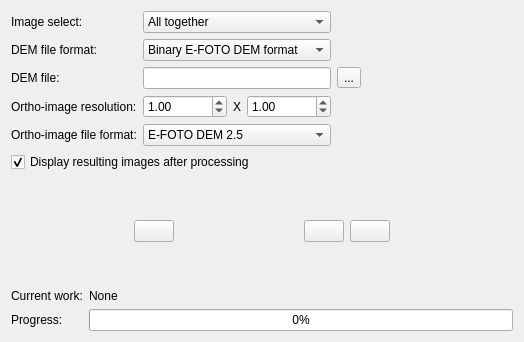
<?xml version="1.0" encoding="UTF-8"?>
<ui version="4.0">
 <class>OrthoForm</class>
 <widget class="QWidget" name="OrthoForm">
  <property name="geometry">
   <rect>
    <x>0</x>
    <y>0</y>
    <width>524</width>
    <height>342</height>
   </rect>
  </property>
  <property name="windowTitle">
   <string>Ortho-rectification</string>
  </property>
  <layout class="QGridLayout" name="gridLayout_5">
   <item row="0" column="0">
    <layout class="QGridLayout" name="gridLayout_4">
     <item row="0" column="0">
      <layout class="QGridLayout" name="gridLayout_3">
       <item row="0" column="0">
        <widget class="QLabel" name="label">
         <property name="text">
          <string>Image select:</string>
         </property>
        </widget>
       </item>
       <item row="0" column="1" colspan="3">
        <widget class="QComboBox" name="comboBox">
         <item>
          <property name="text">
           <string>All together</string>
          </property>
         </item>
         <item>
          <property name="text">
           <string>All individually</string>
          </property>
         </item>
        </widget>
       </item>
       <item row="0" column="4">
        <spacer name="horizontalSpacer">
         <property name="orientation">
          <enum>Qt::Horizontal</enum>
         </property>
         <property name="sizeHint" stdset="0">
          <size>
           <width>40</width>
           <height>20</height>
          </size>
         </property>
        </spacer>
       </item>
       <item row="1" column="0">
        <widget class="QLabel" name="label_30">
         <property name="text">
          <string>DEM file format:</string>
         </property>
        </widget>
       </item>
       <item row="1" column="1" colspan="3">
        <widget class="QComboBox" name="comboBox2">
         <property name="currentIndex">
          <number>0</number>
         </property>
         <item>
          <property name="text">
           <string>Binary E-FOTO DEM format</string>
          </property>
         </item>
         <item>
          <property name="text">
           <string>ASCII 3D points</string>
          </property>
         </item>
        </widget>
       </item>
       <item row="1" column="4">
        <spacer name="horizontalSpacer_2">
         <property name="orientation">
          <enum>Qt::Horizontal</enum>
         </property>
         <property name="sizeHint" stdset="0">
          <size>
           <width>40</width>
           <height>20</height>
          </size>
         </property>
        </spacer>
       </item>
       <item row="2" column="0">
        <widget class="QLabel" name="label_2">
         <property name="text">
          <string>DEM file:</string>
         </property>
        </widget>
       </item>
       <item row="2" column="1" colspan="3">
        <widget class="QLineEdit" name="lineEdit">
         <property name="readOnly">
          <bool>true</bool>
         </property>
        </widget>
       </item>
       <item row="2" column="4">
        <widget class="QToolButton" name="loadDemButton">
         <property name="toolTip">
          <string>Load DEM</string>
         </property>
         <property name="text">
          <string>...</string>
         </property>
        </widget>
       </item>
       <item row="2" column="5">
        <spacer name="horizontalSpacer_3">
         <property name="orientation">
          <enum>Qt::Horizontal</enum>
         </property>
         <property name="sizeHint" stdset="0">
          <size>
           <width>40</width>
           <height>20</height>
          </size>
         </property>
        </spacer>
       </item>
       <item row="3" column="0">
        <widget class="QLabel" name="label_4">
         <property name="text">
          <string>Ortho-image resolution:</string>
         </property>
        </widget>
       </item>
       <item row="3" column="1">
        <widget class="QDoubleSpinBox" name="doubleSpinBox1">
         <property name="minimum">
          <double>0.010000000000000</double>
         </property>
         <property name="maximum">
          <double>1000000.000000000000000</double>
         </property>
         <property name="value">
          <double>1.000000000000000</double>
         </property>
        </widget>
       </item>
       <item row="3" column="2">
        <widget class="QLabel" name="label_5">
         <property name="text">
          <string>X</string>
         </property>
         <property name="alignment">
          <set>Qt::AlignCenter</set>
         </property>
        </widget>
       </item>
       <item row="3" column="3">
        <widget class="QDoubleSpinBox" name="doubleSpinBox2">
         <property name="minimum">
          <double>0.010000000000000</double>
         </property>
         <property name="maximum">
          <double>1000000.000000000000000</double>
         </property>
         <property name="value">
          <double>1.000000000000000</double>
         </property>
        </widget>
       </item>
       <item row="3" column="4">
        <spacer name="horizontalSpacer_7">
         <property name="orientation">
          <enum>Qt::Horizontal</enum>
         </property>
         <property name="sizeHint" stdset="0">
          <size>
           <width>40</width>
           <height>20</height>
          </size>
         </property>
        </spacer>
       </item>
       <item row="4" column="0">
        <widget class="QLabel" name="label_6">
         <property name="text">
          <string>Ortho-image file format:</string>
         </property>
        </widget>
       </item>
       <item row="4" column="1" colspan="3">
        <widget class="QComboBox" name="comboBox3">
         <item>
          <property name="text">
           <string>E-FOTO DEM 2.5</string>
          </property>
         </item>
        </widget>
       </item>
      </layout>
     </item>
     <item row="1" column="0">
      <widget class="QCheckBox" name="checkBox">
       <property name="text">
        <string>Display resulting images after processing</string>
       </property>
       <property name="checked">
        <bool>true</bool>
       </property>
      </widget>
     </item>
     <item row="2" column="0">
      <spacer name="verticalSpacer">
       <property name="orientation">
        <enum>Qt::Vertical</enum>
       </property>
       <property name="sizeHint" stdset="0">
        <size>
         <width>17</width>
         <height>13</height>
        </size>
       </property>
      </spacer>
     </item>
     <item row="3" column="0">
      <layout class="QGridLayout" name="gridLayout_2">
       <item row="0" column="0">
        <spacer name="horizontalSpacer_5">
         <property name="orientation">
          <enum>Qt::Horizontal</enum>
         </property>
         <property name="sizeHint" stdset="0">
          <size>
           <width>40</width>
           <height>20</height>
          </size>
         </property>
        </spacer>
       </item>
       <item row="0" column="1">
        <widget class="QPushButton" name="orthoButton">
         <property name="toolTip">
          <string>Run ortho-rectification</string>
         </property>
         <property name="text">
          <string/>
         </property>
         <property name="icon">
          <iconset resource="../resource/resource.qrc">
           <normaloff>:/icon/ortho.png</normaloff>:/icon/ortho.png</iconset>
         </property>
         <property name="iconSize">
          <size>
           <width>30</width>
           <height>30</height>
          </size>
         </property>
        </widget>
       </item>
       <item row="0" column="2">
        <spacer name="horizontalSpacer_4">
         <property name="orientation">
          <enum>Qt::Horizontal</enum>
         </property>
         <property name="sizeHint" stdset="0">
          <size>
           <width>40</width>
           <height>20</height>
          </size>
         </property>
        </spacer>
       </item>
       <item row="0" column="3">
        <widget class="QPushButton" name="abortButton">
         <property name="toolTip">
          <string>Abort current operation</string>
         </property>
         <property name="text">
          <string/>
         </property>
         <property name="icon">
          <iconset resource="../resource/resource.qrc">
           <normaloff>:/icon/abort.png</normaloff>:/icon/abort.png</iconset>
         </property>
         <property name="iconSize">
          <size>
           <width>30</width>
           <height>30</height>
          </size>
         </property>
        </widget>
       </item>
       <item row="0" column="4">
        <widget class="QPushButton" name="doneButton">
         <property name="toolTip">
          <string>Exit / done</string>
         </property>
         <property name="text">
          <string/>
         </property>
         <property name="icon">
          <iconset resource="../resource/resource.qrc">
           <normaloff>:/icon/done.png</normaloff>:/icon/done.png</iconset>
         </property>
         <property name="iconSize">
          <size>
           <width>30</width>
           <height>30</height>
          </size>
         </property>
        </widget>
       </item>
       <item row="0" column="5">
        <spacer name="horizontalSpacer_6">
         <property name="orientation">
          <enum>Qt::Horizontal</enum>
         </property>
         <property name="sizeHint" stdset="0">
          <size>
           <width>40</width>
           <height>20</height>
          </size>
         </property>
        </spacer>
       </item>
      </layout>
     </item>
     <item row="4" column="0">
      <spacer name="verticalSpacer_2">
       <property name="orientation">
        <enum>Qt::Vertical</enum>
       </property>
       <property name="sizeHint" stdset="0">
        <size>
         <width>20</width>
         <height>17</height>
        </size>
       </property>
      </spacer>
     </item>
     <item row="5" column="0">
      <layout class="QGridLayout" name="gridLayout">
       <item row="0" column="0">
        <widget class="QLabel" name="label_7">
         <property name="text">
          <string>Current work:</string>
         </property>
        </widget>
       </item>
       <item row="0" column="1">
        <widget class="QLabel" name="workLabel">
         <property name="text">
          <string>None</string>
         </property>
        </widget>
       </item>
       <item row="1" column="0">
        <widget class="QLabel" name="label_3">
         <property name="text">
          <string>Progress:</string>
         </property>
        </widget>
       </item>
       <item row="1" column="1">
        <widget class="QProgressBar" name="progressBar">
         <property name="value">
          <number>0</number>
         </property>
        </widget>
       </item>
      </layout>
     </item>
    </layout>
   </item>
  </layout>
 </widget>
 <tabstops>
  <tabstop>comboBox</tabstop>
  <tabstop>comboBox2</tabstop>
  <tabstop>lineEdit</tabstop>
  <tabstop>loadDemButton</tabstop>
  <tabstop>doubleSpinBox1</tabstop>
  <tabstop>doubleSpinBox2</tabstop>
  <tabstop>comboBox3</tabstop>
  <tabstop>orthoButton</tabstop>
  <tabstop>abortButton</tabstop>
  <tabstop>doneButton</tabstop>
 </tabstops>
 <resources>
  <include location="../resource/resource.qrc"/>
 </resources>
 <connections/>
</ui>
